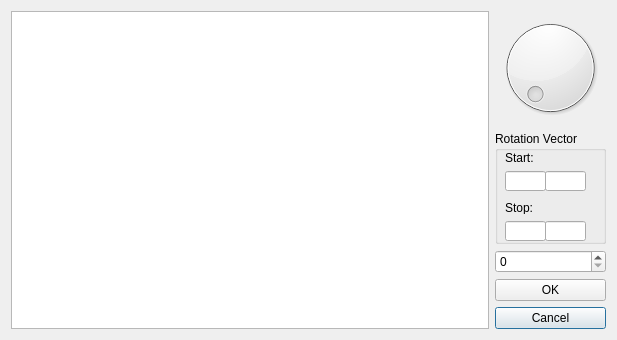
<?xml version="1.0" encoding="UTF-8"?>
<ui version="4.0">
 <class>Dialog</class>
 <widget class="QDialog" name="Dialog">
  <property name="geometry">
   <rect>
    <x>0</x>
    <y>0</y>
    <width>617</width>
    <height>340</height>
   </rect>
  </property>
  <property name="windowTitle">
   <string>Dialog</string>
  </property>
  <layout class="QGridLayout" name="gridLayout">
   <item row="0" column="0" rowspan="5">
    <widget class="QGraphicsView" name="graphicsView"/>
   </item>
   <item row="4" column="2">
    <widget class="QPushButton" name="pushButton">
     <property name="text">
      <string>Cancel</string>
     </property>
    </widget>
   </item>
   <item row="3" column="2">
    <widget class="QPushButton" name="pushButton_3">
     <property name="text">
      <string>OK</string>
     </property>
    </widget>
   </item>
   <item row="0" column="2">
    <widget class="QDial" name="dial"/>
   </item>
   <item row="2" column="2">
    <widget class="QSpinBox" name="spinBox"/>
   </item>
   <item row="1" column="2">
    <widget class="QGroupBox" name="groupBox">
     <property name="title">
      <string>Rotation Vector</string>
     </property>
     <widget class="QLabel" name="label">
      <property name="geometry">
       <rect>
        <x>10</x>
        <y>20</y>
        <width>46</width>
        <height>13</height>
       </rect>
      </property>
      <property name="text">
       <string>Start:</string>
      </property>
     </widget>
     <widget class="QLabel" name="label_2">
      <property name="geometry">
       <rect>
        <x>10</x>
        <y>70</y>
        <width>46</width>
        <height>13</height>
       </rect>
      </property>
      <property name="text">
       <string>Stop:</string>
      </property>
     </widget>
     <widget class="QLineEdit" name="lineEdit">
      <property name="geometry">
       <rect>
        <x>10</x>
        <y>40</y>
        <width>41</width>
        <height>20</height>
       </rect>
      </property>
     </widget>
     <widget class="QLineEdit" name="lineEdit_2">
      <property name="geometry">
       <rect>
        <x>50</x>
        <y>40</y>
        <width>41</width>
        <height>20</height>
       </rect>
      </property>
     </widget>
     <widget class="QLineEdit" name="lineEdit_3">
      <property name="geometry">
       <rect>
        <x>10</x>
        <y>90</y>
        <width>41</width>
        <height>20</height>
       </rect>
      </property>
     </widget>
     <widget class="QLineEdit" name="lineEdit_4">
      <property name="geometry">
       <rect>
        <x>50</x>
        <y>90</y>
        <width>41</width>
        <height>20</height>
       </rect>
      </property>
     </widget>
    </widget>
   </item>
  </layout>
 </widget>
 <resources/>
 <connections/>
</ui>
